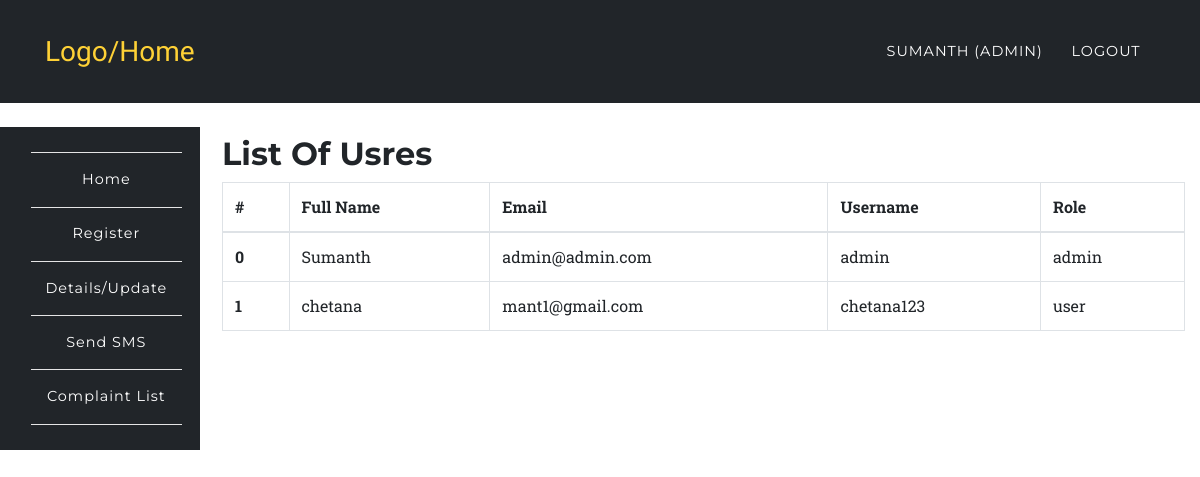
Screenshot of /app/users.php (signed in) with the database file from the repository.
### tables this page shows
CREATE TABLE `users` (
  `id` int(10) UNSIGNED NOT NULL,
  `fullname` varchar(191) NOT NULL,
  `mobile` varchar(191) NOT NULL,
  `username` varchar(191) NOT NULL,
  `email` varchar(191) NOT NULL,
  `password` varchar(191) NOT NULL,
  `created_at` timestamp NULL DEFAULT CURRENT_TIMESTAMP,
  `updated_at` timestamp NULL DEFAULT CURRENT_TIMESTAMP,
  `role` varchar(100) DEFAULT 'user',
  `status` int(1) NOT NULL DEFAULT '1'
);

### app/users.php (the view, shortened to what this page needs)
<?php
	require '../config/config.php';
		try {
			$stmt = $connect->prepare('SELECT * FROM users');
			$stmt->execute();
			$data = $stmt->fetchAll(PDO::FETCH_ASSOC);
		}
		catch(PDOException $e) {
			$errMsg = $e->getMessage();
		}
?>
<?php include '../include/header.php';?>
	<nav class="navbar navbar-expand-lg navbar-dark" style="background-color:#212529;" id="mainNav">
      <div class="container">
        <a class="navbar-brand js-scroll-trigger" href="../index.php">Logo/Home</a>
        <div class="collapse navbar-collapse" id="navbarResponsive">
          <ul class="navbar-nav text-uppercase ml-auto">
            <li class="nav-item">
              <a class="nav-link" href="login.php"><?php echo $_SESSION['fullname']; ?> <?php if($_SESSION['role'] == 'admin'){ echo "(Admin)"; } ?></a>
            </li>
            <li class="nav-item">
              <a href="../auth/logout.php" class="nav-link">Logout</a>
            </li>
          </ul>
        </div>
      </div>
    </nav>
<?php include '../include/side-nav.php';?>
<section class="wrapper" style="margin-left:16%;margin-top: -11%;">
	<div class="container">
		<div class="row">
			<div class="col-12">
				<h2>List Of Usres</h2>
				<div class="table-responsive">
					<table class="table table-bordered">
					  <thead>
					    <tr>
					      <th>#</th>
					      <th>Full Name</th>
					      <th>Email</th>
					      <th>Username</th>
					      <th>Role</th>
					    </tr>
					  </thead>
					  <tbody>
					  	<?php
					  		foreach ($data as $key => $value) {
							   echo '<tr>';
							      echo '<th scope="row">'.$key.'</th>';
							      echo '<td>'.$value['fullname'].'</td>';
							      echo '<td>'.$value['email'].'</td>';
							      echo '<td>'.$value['username'].'</td>';
							      echo '<td>'.$value['role'].'</td>';
							   echo '</tr>';
					  		}
					  	?>
					  </tbody>
					</table>
				</div>
			</div>
		</div>
	</div>
</section>
<?php include '../include/footer.php';?>

### assets/css/rent.css (style rules this page uses)
body { overflow-x: hidden; font-family: 'Roboto Slab', 'Helvetica Neue', Helvetica, Arial, sans-serif; }
a { color: #fed136; }
h1, h2, h3, h4, h5, h6 { font-weight: 700; font-family: 'Montserrat', 'Helvetica Neue', Helvetica, Arial, sans-serif; }
section { padding: 100px 0; }
@media (min-width: 768px) { section { padding: 140px 0; } }
#mainNav { background-color: #212529; }
#mainNav .navbar-brand { color: #fed136; font-family: 'Kaushan Script', 'Helvetica Neue', Helvetica, Arial, cursive; }
#mainNav .navbar-nav .nav-item .nav-link { font-size: 90%; font-weight: 400; padding: 0.75em 0; letter-spacing: 1px; color: white; font-family: 'Montserrat', 'Helvetica Neue', Helvetica, Arial, sans-serif; }
@media (min-width: 992px) { #mainNav { padding-top: 25px; padding-bottom: 25px; -webkit-transition: padding-top 0.3s, padding-bottom 0.3s; -moz-transition: padding-top 0.3s, padding-bottom 0.3s; transition: padding-top 0.3s, padding-bottom 0.3s; border: none; background-color: transparent; } }
@media (min-width: 992px) { #mainNav .navbar-brand { font-size: 1.75em; -webkit-transition: all 0.3s; -moz-transition: all 0.3s; transition: all 0.3s; } }
@media (min-width: 992px) { #mainNav .navbar-nav .nav-item .nav-link { padding: 1.1em 1em !important; } }

### assets/css/style.css (style rules this page uses)
.navbar { border-radius: 0px; }
section { padding-left: 15px; }

### rows the page displays
users: key "0", fullname "Sumanth", email "admin@admin.com", username "admin", role "admin"
users: key "1", fullname "chetana", email "mant1@gmail.com", username "chetana123", role "user"

### other values shown
$_SESSION['fullname'] "SUMANTH"
